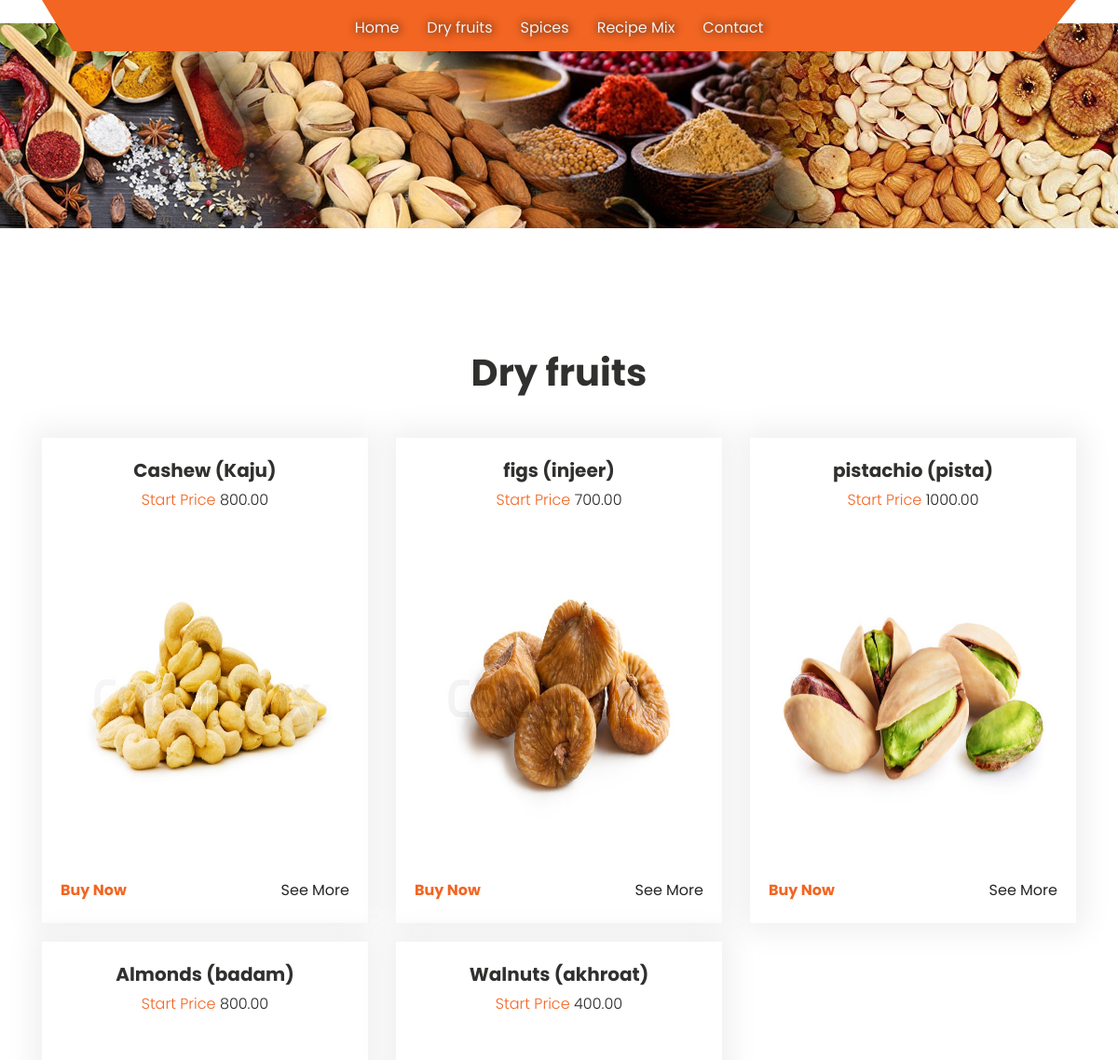
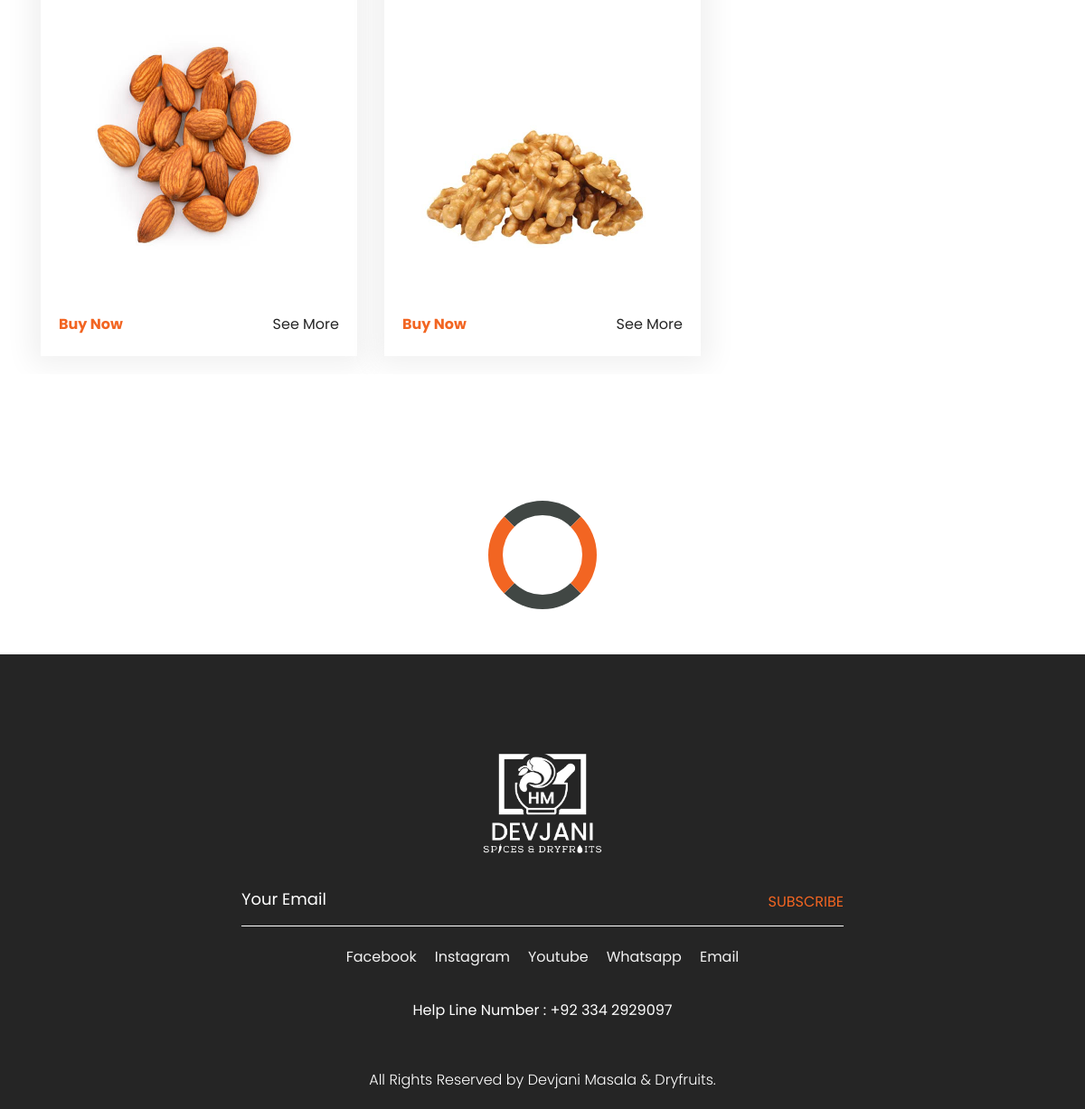
The app's page /devjanimasala/category/1 with its own data (2 pictures, top to bottom).
### devjanimasalaapp/models.py (models this page shows, shortened)
class Category(models.Model):
    category_name = models.CharField(max_length=50)

class Product(models.Model):
    product_name = models.CharField(max_length=50)
    product_image = models.ImageField(upload_to="./products")
    product_price = models.DecimalField(max_digits=10, decimal_places=2)
    products_featured = models.BooleanField()
    product_details = models.TextField(max_length=1200)
    category = models.ForeignKey('Category' , on_delete=models.CASCADE, related_name='product')

### devjanimasalaapp/views.py (the view)
# urls.py: path('category/<int:id>', views.category),
def category(request,id):
    category = Category.objects.get(id=id)
    products = Product.objects.filter(category = id)
    return render(request, 'category.html', {"category":category, "products":products})

### devjanimasalaapp/context_processors.py (called while the page is built)
def category(request):
    category = Category.objects.all()
    return {"Category":category}

### devjanimasalaapp/templates/category.html (shortened to what this page needs)
{% extends "base.html" %}
{% block content %}
{% load static %}
<html lang="en">
   <head>
      <link rel="stylesheet" type="text/css" href="{% static 'css/bootstrap.min.css' %}">
      <link rel="stylesheet" type="text/css" href="{% static 'css/style.css' %}">
      <link rel="stylesheet" href="{% static 'css/responsive.css' %}">
      <link rel="stylesheet" href="{% static 'css/jquery.mCustomScrollbar.min.css' %}">
      <link rel="stylesheet" href="https://netdna.bootstrapcdn.com/font-awesome/4.0.3/css/font-awesome.css">
      <link rel="stylesheet" type="text/css" href="https://stackpath.bootstrapcdn.com/font-awesome/4.7.0/css/font-awesome.min.css">
      <link rel="stylesheet" href="{% static 'css/owl.carousel.min.css' %}">
      <link rel="stylesheet" href="https://cdnjs.cloudflare.com/ajax/libs/fancybox/2.1.5/jquery.fancybox.min.css" media="screen">
   </head>
   <body>
      <div class="jewellery_section">
         <div id="jewellery_main_slider" class="carousel slide" data-ride="carousel">
            <div class="carousel-inner">
               <div class="carousel-item active">
                  <div class="container">
                     <h1 class="fashion_taital">{{category.category_name}}</h1>
                     <div class="fashion_section_2">
                        <div class="row">
                           {% for product in products %}
                           <div class="col-lg-4 col-sm-4">
                              <div class="box_main">
                                 <h4 class="shirt_text">{{product.product_name}}</h4>
                                 <p class="price_text">Start Price  <span style="color: #262626;">{{product.product_price}}</span></p>
                                 <div class="jewellery_img"><img src="../../{{product.product_image}}"></div>
                                 <div class="btn_main">
                                    <div class="buy_bt"><a href="#">Buy Now</a></div>
                                    <div class="seemore_bt"><a href=./product/{{product.id}}>See More</a></div>
                                 </div>
                              </div>
                           </div>
                           {% endfor %}
                        </div>
                     </div>
                  </div>
               </div>
            </div>
            <div class="loader_main">
               <div class="loader"></div>
            </div>
         </div>
      </div>
   </body>
</html>
{% endblock %}S

### devjanimasalaapp/templates/header.html (shortened to what this page needs)
{% load static %}
<div class="banner_bg_main_rest">
    <div class="container">
       <div class="header_section_top">
          <div class="row">
             <div class="col-sm-12">
                <div class="custom_menu">
                   <ul>
                      <li><a href="/devjanimasala/">Home</a></li>
                      {% for category in Category  %}
                     <li><a href=/devjanimasala/category/{{category.id}}>{{category.category_name}}</a></li>
                     {% endfor %}
                      <li><a href="/devjanimasala/contact/">Contact</a></li>
                   </ul>
                </div>
             </div>
          </div>
       </div>
    </div>
    <div class="logo_section">
       <div class="container">
          <div class="row">
             <div class="col-sm-12">
             </div>
          </div>
       </div>
    </div>
 </div>

### static/css/style.css (style rules this page uses)
* { box-sizing: border-box !important; transition: ease all 0.5s; }
html { scroll-behavior: smooth; overflow-x: hidden; }
body { color: #666666; font-size: 14px; line-height: 1.80857; font-weight: normal; overflow-x: hidden; font-family: 'Poppins', sans-serif; }
a { color: #1f1f1f; text-decoration: none !important; outline: none !important; -webkit-transition: all .3s ease-in-out; -moz-transition: all .3s ease-in-out; -ms-transition: all .3s ease-in-out; -o-transition: all .3s ease-in-out; transition: all .3s ease-in-out; }
h1, h2, h3, h4, h5, h6 { letter-spacing: 0; font-weight: normal; position: relative; padding: 0 0 10px 0; font-weight: normal; line-height: normal; color: #111111; margin: 0 }
h1 { font-size: 24px }
h4 { font-size: 16px }
*, *::after, *::before { -webkit-box-sizing: border-box; -moz-box-sizing: border-box; box-sizing: border-box; }
ul, li, ol { margin: 0px; padding: 0px; list-style: none; }
p { margin: 20px; font-weight: 300; font-size: 15px; line-height: 24px; }
a { color: #222222; text-decoration: none; outline: none !important; }
a, .btn { text-decoration: none !important; outline: none !important; -webkit-transition: all .3s ease-in-out; -moz-transition: all .3s ease-in-out; -ms-transition: all .3s ease-in-out; -o-transition: all .3s ease-in-out; transition: all .3s ease-in-out; }
img { max-width: 100%; height: auto; }
.banner_bg_main_rest { width: 100%; float: left; background-image: url(../images/banner-dryfruits.jpg); background-size: 100%; background-repeat: no-repeat; background-position: center; margin-bottom: 100px; padding-bottom: 100px; }
.header_section_top { width: 100%; float: left; background-color: #f26522; clip-path: polygon(0 0, 100% 0, 96% 100%, 3% 100%); height: auto; padding: 10px 0px; }
.custom_menu { width: 100%; margin: 0 auto; text-align: center; }
.custom_menu ul { margin: 0px; padding: 0px; display: inline-block; }
.custom_menu li { float: left; font-size: 16px; color: #f1f1f1; padding: 6px 10px 0px 10px; }
.custom_menu li a { color: #f1f1f1; text-shadow: #000 1px 0 10px; padding: 5px; }
.logo_section { width: 100%; float: left; }
.jewellery_img { height:200px }
.fashion_taital { width: 100%; font-size: 40px; color: #30302e; text-align: center; font-weight: bold; }
.fashion_section_2 { width: 100%; margin-top: 30px; }
.box_main { width: 100%; background-color: #ffffff; height: auto; padding: 20px; box-shadow: 0px 0 30px 10px #f0f0f0; margin-bottom: 20px; }
.shirt_text { width: 100%; font-size: 20px; color: #30302e; text-align: center; font-weight: bold; padding-bottom: 5px; }
.price_text { width: 100%; font-size: 16px; color: #f26522; text-align: center; margin: 0px; }
.btn_main { width: 100%; display: flex; }
.buy_bt { float: left; width: 100%; }
.buy_bt a { width: 100%; font-size: 16px; color: #f26522; background-color: transparent; text-align: right; font-weight: bold; }
.seemore_bt { width: 100%; float: right; text-align: right; }
.seemore_bt a { width: 100%; font-size: 16px; color: #262626; background-color: transparent; text-align: right; }
.jewellery_section { width: 100%; float: left; padding-bottom: 50px; }
.jewellery_img { width: 100%; text-align: center; margin: 50px 0px; min-height: 293px; }
.loader_main { width: 100%; text-align: center; margin-top: 140px; }
.loader { border: 16px solid #f3f3f3; border-radius: 50%; border-top: 16px solid #414744; border-right: 16px solid #f26522; border-bottom: 16px solid #414744; border-left: 16px solid #f26522; width: 120px; height: 120px; -webkit-animation: spin 2s linear infinite; animation: spin 6s linear infinite; margin: 0 auto; }
.jewellery_img img { height: 300px !important; width: auto !important; }

### records on screen
Category: category_name "Dry fruits"
Category: category_name "Spices"
Category: category_name "Recipe Mix"
Product: product_name "Cashew (Kaju)", product_price "800.00", product_image (picture)
Product: product_name "figs (injeer)", product_price "700.00", product_image (picture)
Product: product_name "pistachio (pista)", product_price "1000.00", product_image (picture)
Product: product_name "Almonds (badam)", product_price "800.00", product_image (picture)
Product: product_name "Walnuts (akhroat)", product_price "400.00", product_image (picture)
